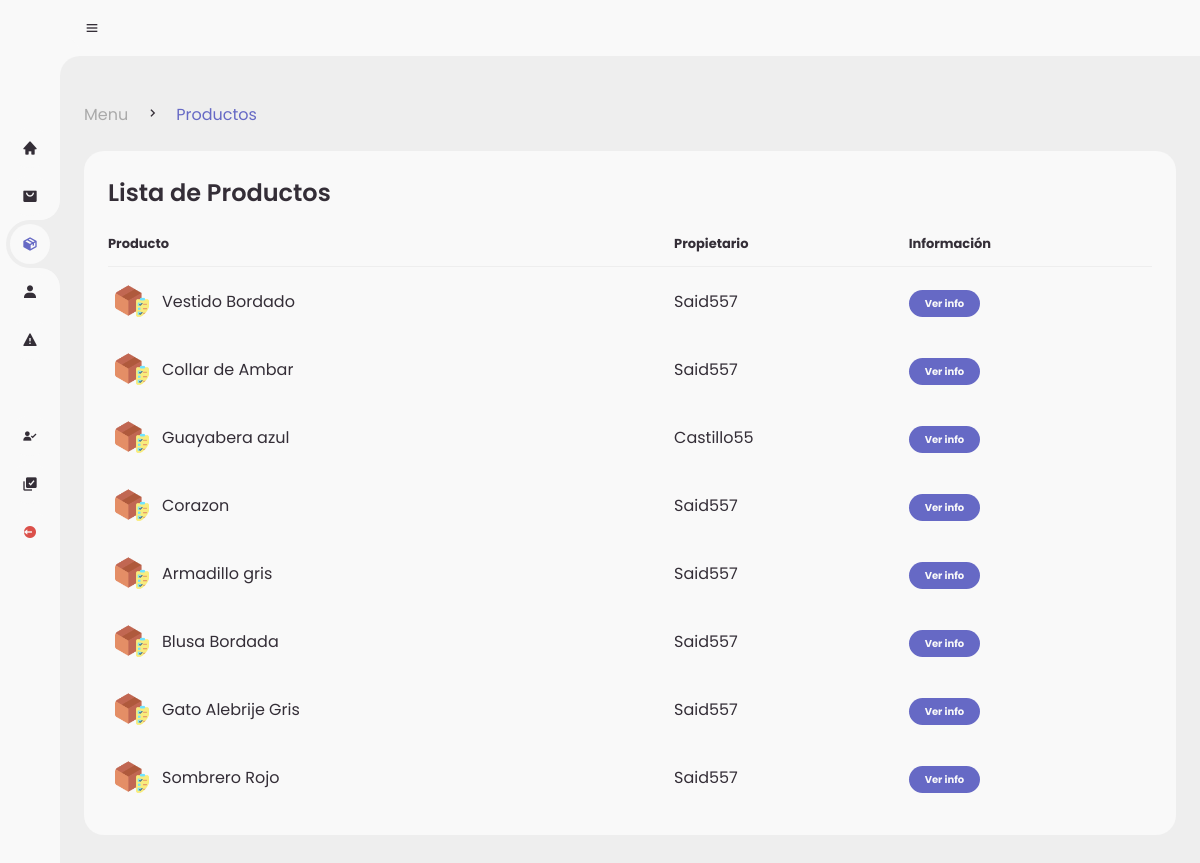
/admin/products.php, run on the app's committed database.
### tables this page shows
CREATE TABLE `products` (
  `id_product` int(11) NOT NULL,
  `product` varchar(80) NOT NULL,
  `image1` varchar(80) NOT NULL,
  `price` int(11) NOT NULL,
  `description` varchar(250) NOT NULL,
  `category` varchar(30) NOT NULL,
  `stock` int(11) NOT NULL,
  `image2` varchar(30) NOT NULL,
  `image3` varchar(30) NOT NULL,
  `ID_registro` int(11) DEFAULT NULL
);

CREATE TABLE `reg_sellers` (
  `IDregseller` int(11) NOT NULL,
  `Nombre` varchar(255) NOT NULL,
  `apellidos` varchar(255) NOT NULL,
  `nickname` varchar(255) NOT NULL,
  `lada` int(4) NOT NULL,
  `telefono` varchar(20) NOT NULL,
  `telefonoref` varchar(20) NOT NULL,
  `domicilio` varchar(255) NOT NULL,
  `postal` varchar(10) NOT NULL,
  `identificador` varchar(255) NOT NULL,
  `solicitud` varchar(50) NOT NULL,
  `ID_registro` int(11) DEFAULT NULL
);

### admin/products.php (the view, shortened to what this page needs)
<!DOCTYPE html>
<?php
	include('../global/conexion.php');
?>
<html lang="en">
<head>
	<link href='https://unpkg.com/boxicons@2.0.9/css/boxicons.min.css' rel='stylesheet'>
	<link rel="stylesheet" href="style.css">
</head>
<body>
	<section id="sidebar">
		<a href="./menu.php" class="brand">
		</a>
		<ul class="side-menu top">
			<li >
				<a href="./menu.php">
					<i class='bx bxs-home' ></i>
				</a>
			</li>
			<li>
				<a href="./orders.php">
					<i class='bx bxs-shopping-bag-alt' ></i>
				</a>
			</li>
			<li class="active">
				<a href="./products.php">
					<i class='bx bxs-package'></i>
				</a>
			</li>
			<li>
				<a href="./sellers.php">
					<i class='bx bxs-user' ></i>
				</a>
			</li>
			<li>
				<a href="./reports.php">
					<i class='bx bxs-error' ></i>
				</a>
			</li>
		</ul>
		<ul class="side-menu">
			<li>
				<a href="./reg-vendedores.php">
					<i class='bx bxs-user-check' ></i>
				</a>
			</li>
			<li>
				<a href="./reg-productos.php">
					<i class='bx bxs-select-multiple' ></i>
				</a>
			</li>
			<li>
				<a href="../global/logout.php" class="logout">
					<i class='bx bxs-log-out-circle' ></i>
				</a>
			</li>
		</ul>
	</section>
	<section id="content">
		<nav>
			<i class='bx bx-menu' ></i>
		</nav>
		<main>
			<div class="head-title">
				<div class="left">
					<ul class="breadcrumb">
						<li>
							<a href="./menu.php">Menu</a>
						</li>
						<li><i class='bx bx-chevron-right' ></i></li>
						<li>
							<a class="active" href="./products.php">Productos</a>
						</li>
					</ul>
				</div>
			</div>
			<div class="table-data">
				<div class="order">
					<div class="head">
						<h3>Lista de Productos</h3>
					</div>
					<table>
						<thead>
							<tr>
								<th>Producto</th>
								<th>Propietario</th>
								<th>Información</th>
							</tr>
						</thead>
						<tbody>
						<?php
							$query = mysqli_query($conn,"SELECT * FROM products INNER JOIN reg_sellers
							WHERE products.ID_registro = reg_sellers.ID_registro");
							while($data = mysqli_fetch_array($query)){
						?>
							<tr>
								<td>
									<img src="../assets/utilities/caja.png">
									<p><?php echo $data['product']?></p>
								</td>
                                <td><?php echo $data['nickname']?></td>
								<td><a href="./pages/det-prod.php?product=<?php echo $data['id_product']?>"><span class="status completed">Ver info</span></a></td>
							</tr>
						<?php }?>
						</tbody>
					</table>
				</div>
		</main>
	</section>
</body>
</html>

### data on the page
products: product "Vestido Bordado", reg_sellers.nickname "Said557"
products: product "Collar de Ambar", reg_sellers.nickname "Said557"
products: product "Guayabera azul", reg_sellers.nickname "Castillo55"
products: product "Corazon", reg_sellers.nickname "Said557"
products: product "Armadillo gris", reg_sellers.nickname "Said557"
products: product "Blusa Bordada", reg_sellers.nickname "Said557"
products: product "Gato Alebrije Gris", reg_sellers.nickname "Said557"
products: product "Sombrero Rojo", reg_sellers.nickname "Said557"
